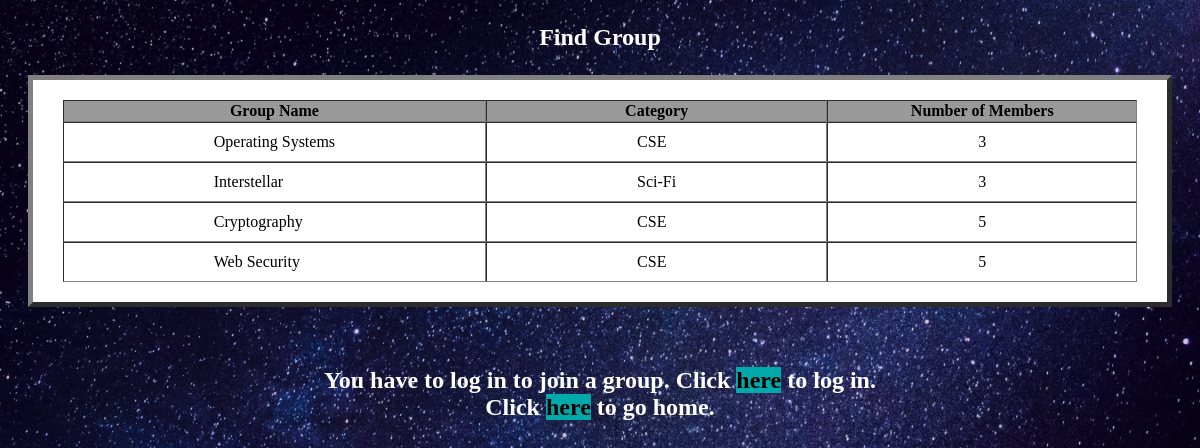
Page /php/groupuseless.php on the committed database.
### tables this page shows
CREATE TABLE `groups` (
  `ID` int(11) NOT NULL,
  `Name` varchar(30) NOT NULL,
  `Category` varchar(30) NOT NULL,
  `Member` int(11) NOT NULL
);

### php/groupuseless.php (the view, shortened to what this page needs)
<!DOCTYPE html>
<html>
<head>
	<link rel="stylesheet" href="../css/GroupUseless.css">
	<link rel="stylesheet" href="https://cdnjs.cloudflare.com/ajax/libs/font-awesome/4.7.0/css/font-awesome.min.css"/>
</head>
<body>
<div class="joingroup">
	<p>Find Group</p>
	<table id="test" border="5px;" align="center">
		<tr><th>Group Name</th><th>Category</th><th>Number of Members</th></tr>
	<?php
		include('../php/connection.php');
		$query="SELECT * FROM groups";
		$data=mysqli_query($con,$query);
		while($row=mysqli_fetch_array($data, MYSQLI_ASSOC))
		{
		echo "<tr><td>";
		echo $row['Name'];
		echo "</td><td>";
		echo $row['Category'];
		echo "</td><td>";
		echo $row['Member'];
		echo"</td></tr>";
		}
	?>
	</table>
</div>
<br><br>
	<p>You have to log in to join a group. Click <a class="direction" href="../php/LoginSignup.php">here</a> to log in. <br>Click <a class="direction" href="../php/AskAnything.php">here</a> to go home.</p>
</body>
</html>

### css/GroupUseless.css (style rules this page uses)
body { background-image: url("../visual/png/background.png"); background-size: cover; }
p { font-weight: bold; font-size: 24px; text-align: center; color: white; }
table { padding: 20px 30px; background-color: white; border-spacing: 0px; }
table th { background-color: #999999 }
table td { padding: 10px 150px; }
.direction { text-decoration: none; background-color: #00aaaa; color: black; }

### rows in the picture
groups: Name "Operating Systems", Category "CSE", Member "3"
groups: Name "Interstellar", Category "Sci-Fi", Member "3"
groups: Name "Cryptography", Category "CSE", Member "5"
groups: Name "Web Security", Category "CSE", Member "5"
